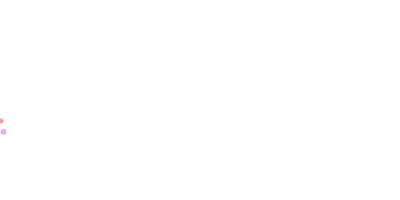
Frame 1 (no input)
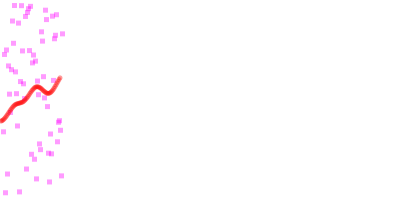
Frame 60 (the mouse pressed at the canvas centre just before this capture)
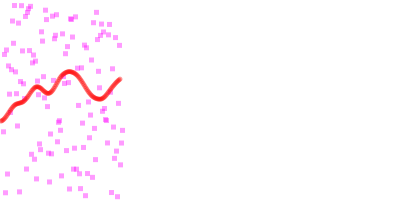
Frame 120 (the mouse held since frame 60 and released just before this capture)

The Processing sketch that drew these frames (run headless with seeded random() and noise(); from frame 60 on, the mouse is pressed at the canvas centre):

// Processing sketch: Using_noise_function
// ── Using_noise_function.pde
void setup() {
  size(400, 200);
  background(255); noStroke(); 
}
void draw() {
  // first the 'random' generated position 
  fill (255, 0, 255, 100); 
  rect(frameCount, random (0, height), 5, 5);
  // second the 'noise' generated position 
  fill (255, 0, 0, 100); 
  ellipse (frameCount, map (noise(frameCount/100.), 0, 1, 0, height), 5, 5); 
}
